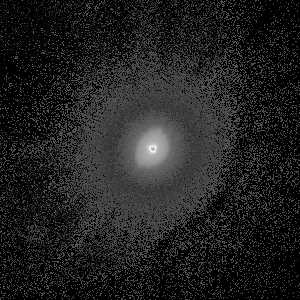
%> input picture MATLAB/images/crab.tif, 300 x 300 px
$ octave cumulativeHistTest.m   (GNU Octave 9; MATLAB toolbox functions it lacks are replaced by stand-ins)
%> lines starting %> are read from the running program, lines starting %| are printed output that depends on the picture
### MATLAB/histogram.m
function h = histogram(I)
if length(size(I))== 3
    I = rgb2gray(I);
end
h=zeros(1,256);
[row,col]=size(I);

for x=1:row
   for y=1:col
       a = I(x,y);
       h(a+1)=h(a+1)+1;
   end
end

### MATLAB/cumulativeHist.m
function H = cumulativeHist(h)

K = length(h);
H = zeros(1,K);

H(1) = h(1);

for i = 2:K
    H(i) = H(i-1) + h(i);
end

### MATLAB/cumulativeHistTest.m
I = imread('images/crab.tif');
%> I is the input picture: size 300x300 uint8; min 0, max 255, mean 32.5
h1 = histogram(I);
%> after the loop in histogram, `for x=1:row`: h = 256 values, max 45233 at index 1, min 0 at index 2, mean 351.6
%> h1 has the same summary as h in histogram
H = cumulativeHist(h1);
%> after the loop in cumulativeHist, `for i = 2:K`: H = 256 values from 45233 to 90000
%> H = 256 values from 45233 to 90000

subplot(2,2,1);imshow(I);hold on;
subplot(2,2,2);bar(h1);hold on;
subplot(2,2,3);bar(H);
%> after `bar(H)`:
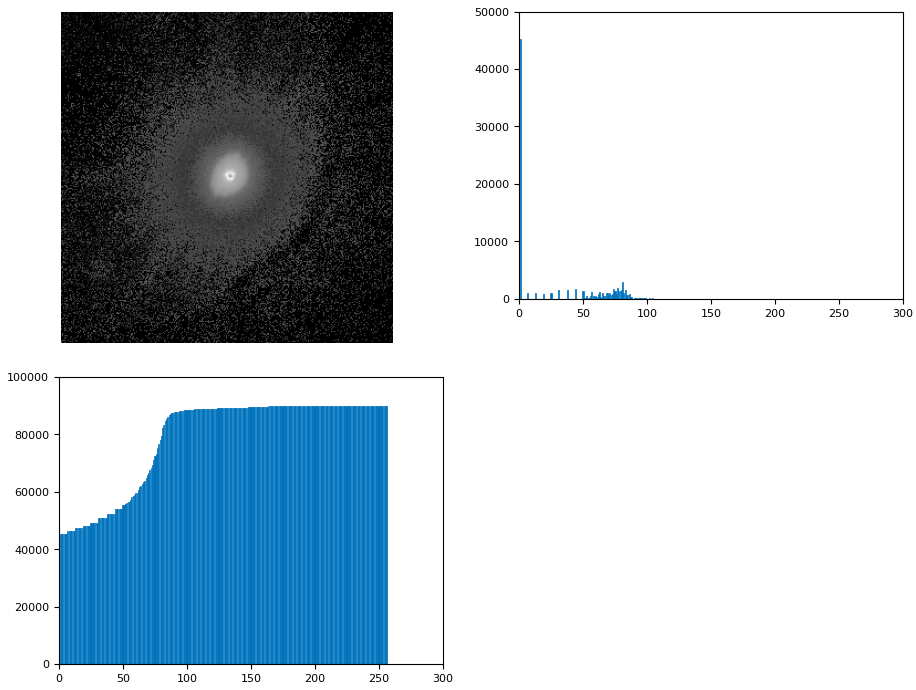
%> figure redrawn from the program's plot data, 3 panels

$ run again, with MATLAB/images/1922.tif copied over MATLAB/images/crab.tif
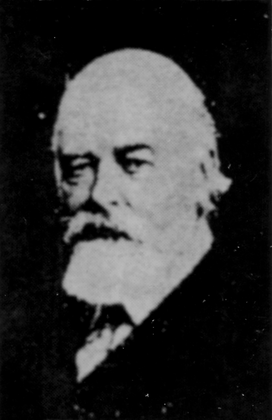
%> input picture MATLAB/images/1922.tif, 272 x 420 px, shrunk from 637 x 985 before the run
%> I is the input picture: size 420x272 uint8; min 0, max 186, mean 50
%> after the loop in histogram, `for x=1:row`: h = 256 values, max 34741 at index 1, min 0 at index 188, mean 446.2
%> h1 has the same summary as h in histogram
%> after the loop in cumulativeHist, `for i = 2:K`: H = 256 values from 34741 to 114240
%> `bar(H)`:
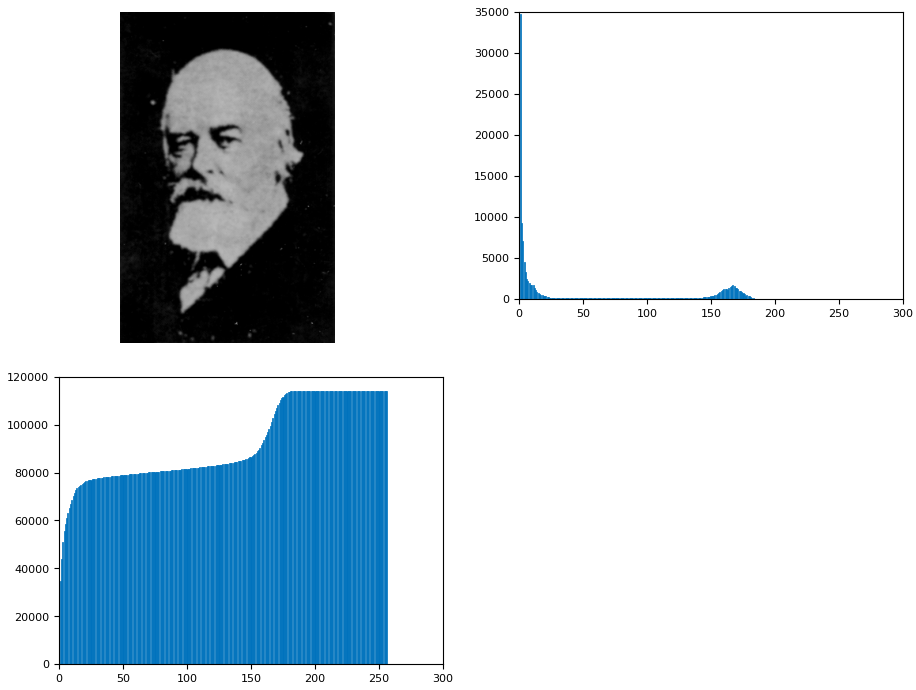
%> figure redrawn from the program's plot data, 3 panels

$ run again, with MATLAB/images/1929.tif copied over MATLAB/images/crab.tif
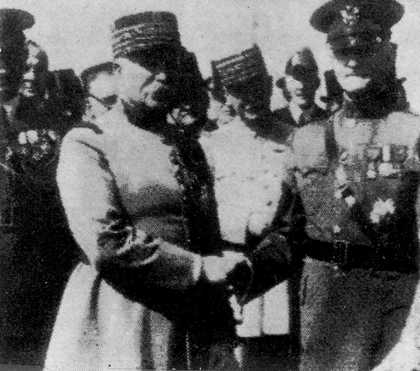
%> input picture MATLAB/images/1929.tif, 420 x 371 px, shrunk from 1525 x 1347 before the run
%> I is the input picture: size 371x420 uint8; min 0, max 235, mean 94.1
%> after the loop in histogram, `for x=1:row`: h = 256 values, max 8704 at index 1, min 0 at index 235, mean 608.7
%> h1 has the same summary as h in histogram
%> after the loop in cumulativeHist, `for i = 2:K`: H = 256 values from 8704 to 155820
%> `bar(H)`:
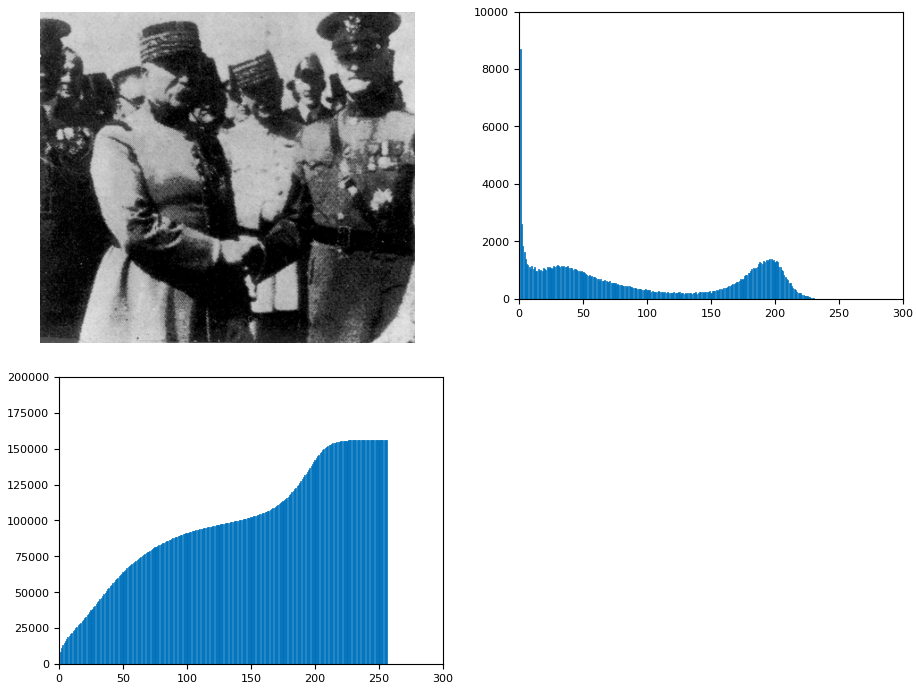
%> figure redrawn from the program's plot data, 3 panels
